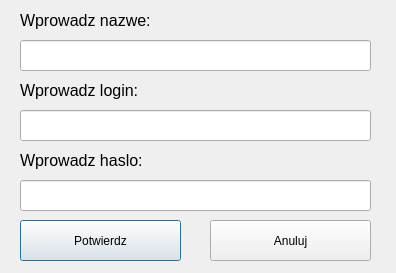
<?xml version="1.0" encoding="UTF-8"?>
<ui version="4.0">
 <class>Add_User</class>
 <widget class="QDialog" name="Add_User">
  <property name="geometry">
   <rect>
    <x>0</x>
    <y>0</y>
    <width>396</width>
    <height>273</height>
   </rect>
  </property>
  <property name="windowTitle">
   <string>Dialog</string>
  </property>
  <widget class="QLineEdit" name="lineEdit">
   <property name="geometry">
    <rect>
     <x>20</x>
     <y>40</y>
     <width>351</width>
     <height>31</height>
    </rect>
   </property>
   <property name="font">
    <font>
     <pointsize>12</pointsize>
    </font>
   </property>
   <property name="text">
    <string/>
   </property>
  </widget>
  <widget class="QLabel" name="label">
   <property name="geometry">
    <rect>
     <x>20</x>
     <y>10</y>
     <width>171</width>
     <height>21</height>
    </rect>
   </property>
   <property name="font">
    <font>
     <pointsize>12</pointsize>
    </font>
   </property>
   <property name="text">
    <string>Wprowadz nazwe:</string>
   </property>
  </widget>
  <widget class="QLineEdit" name="lineEdit_2">
   <property name="geometry">
    <rect>
     <x>20</x>
     <y>110</y>
     <width>351</width>
     <height>31</height>
    </rect>
   </property>
   <property name="font">
    <font>
     <pointsize>12</pointsize>
    </font>
   </property>
   <property name="text">
    <string/>
   </property>
  </widget>
  <widget class="QLabel" name="label_2">
   <property name="geometry">
    <rect>
     <x>20</x>
     <y>80</y>
     <width>191</width>
     <height>21</height>
    </rect>
   </property>
   <property name="font">
    <font>
     <pointsize>12</pointsize>
    </font>
   </property>
   <property name="text">
    <string>Wprowadz login:</string>
   </property>
  </widget>
  <widget class="QLineEdit" name="lineEdit_3">
   <property name="geometry">
    <rect>
     <x>20</x>
     <y>180</y>
     <width>351</width>
     <height>31</height>
    </rect>
   </property>
   <property name="font">
    <font>
     <pointsize>12</pointsize>
    </font>
   </property>
   <property name="text">
    <string/>
   </property>
  </widget>
  <widget class="QLabel" name="label_3">
   <property name="geometry">
    <rect>
     <x>20</x>
     <y>150</y>
     <width>191</width>
     <height>21</height>
    </rect>
   </property>
   <property name="font">
    <font>
     <pointsize>12</pointsize>
    </font>
   </property>
   <property name="text">
    <string>Wprowadz haslo:</string>
   </property>
  </widget>
  <widget class="QPushButton" name="pushButton">
   <property name="geometry">
    <rect>
     <x>20</x>
     <y>220</y>
     <width>161</width>
     <height>41</height>
    </rect>
   </property>
   <property name="text">
    <string>Potwierdz</string>
   </property>
  </widget>
  <widget class="QPushButton" name="pushButton_2">
   <property name="geometry">
    <rect>
     <x>210</x>
     <y>220</y>
     <width>161</width>
     <height>41</height>
    </rect>
   </property>
   <property name="text">
    <string>Anuluj</string>
   </property>
  </widget>
 </widget>
 <resources/>
 <connections/>
</ui>
